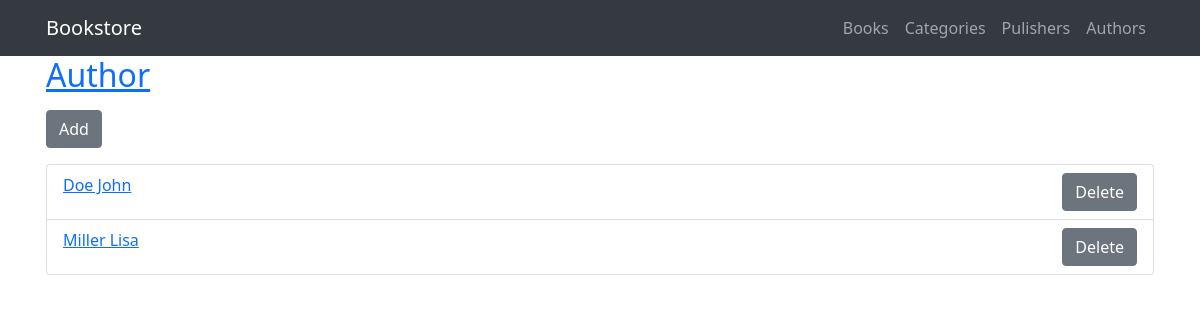
The app's page /author/, older data.
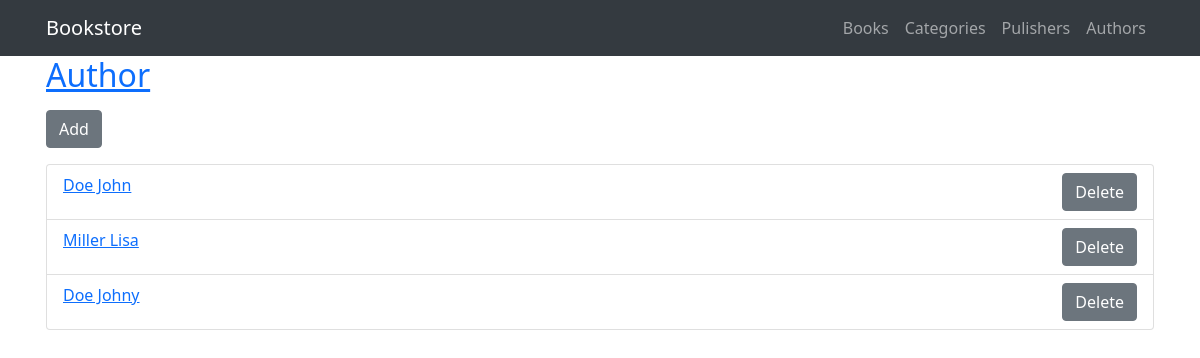
The same page, newer data.
### book/models.py (models this page shows, shortened)
class Author(models.Model):
    last_name = models.CharField(max_length=32)
    first_name = models.CharField(max_length=32)
    @property
    def name(self):
        return self.last_name + " " + self.first_name

### book/views.py (the view)
# urls.py: path('author/', AuthorList.as_view(), name='author_list'),
class AuthorList(ListView):
    model = Author

### book/templates/book/author_list.html
{% extends "main.html" %}
{% block content %}
<h2>
  <a href="{% url 'author_list' %}">Author</a>
</h2>
<section class="mt-3 mb-3">
  <a href="/author/add/" class="btn btn-secondary">
    Add
  </a>
</section>
<section>
  <ul class="list-group">
    {% for author in object_list %}
    <li class="list-group-item">
      <div class="clearfix">
        <div class="float-left">
          <a href="/author/update/{{ author.id }}">
            {{ author.name }}
          </a>
        </div>
        <div class="float-right">
          <a href="/author/delete/{{ author.id }}" class="ml-3 btn btn-secondary">
            Delete
          </a>
        </div>
      </div>
    </li>
    {% endfor %}
  </ul>
</section>
{% endblock %}

### main/templates/main.html (shortened to what this page needs)
<!DOCTYPE html>
<html lang="en">
<head>
  <link href="/static/bootstrap-5.0.0-alpha1-dist/css/bootstrap.min.css" rel="stylesheet">
</head>
<body>
  <nav class="navbar navbar-expand-lg navbar-dark bg-dark static-top">
    <div class="container">
      <a class="navbar-brand" href="#">Bookstore</a>
      <div class="collapse navbar-collapse" id="navbarResponsive">
        <ul class="navbar-nav ml-auto">
          <li class="nav-item active">
            <a class="nav-link" href="/book/">Books
            </a>
          </li>
          <li class="nav-item">
            <a class="nav-link" href="/category/">Categories</a>
          </li>
          <li class="nav-item">
            <a class="nav-link" href="/publisher/">Pulishers</a>
          </li>
          <li class="nav-item">
            <a class="nav-link" href="/author/">Authors</a>
          </li>
        </ul>
      </div>
    </div>
  </nav>
  <div class="container">
    {% block content %}{% endblock %}
  </div>
</body>
</html>

Row changes from the older to the newer data that the page shows:
added Author: name "Doe Johny"
